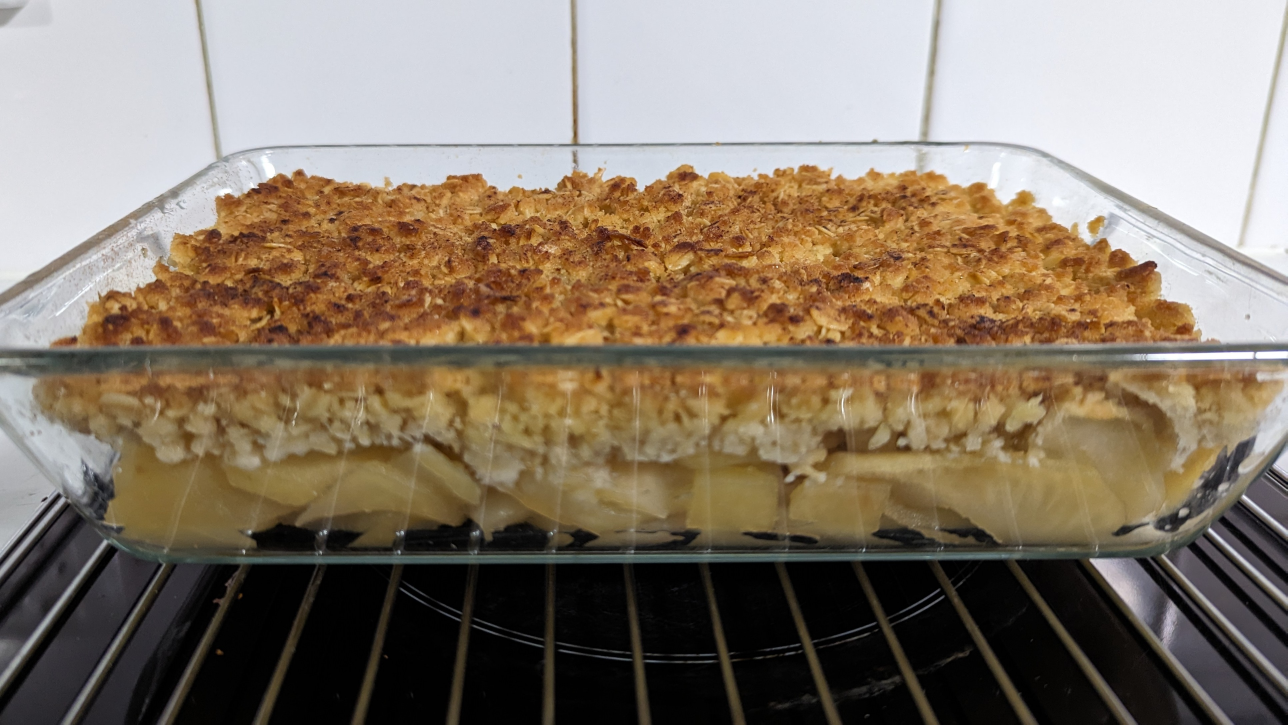
#> input picture recipes/applecrumble/images/1.jpg, 3862 x 2173 px (shown at 1/3 size)
$ python tidy_images.py
#> lines starting #> are read from the running program, lines starting #| are printed output that depends on the picture
#keeps the recipe images tidy: no .gitkeep beside other files, photos no bigger than print needs
from pathlib import Path
from PIL import Image, ImageOps

#longest side in pixels: 300 dpi across the book's 180mm main photo, step photos are far smaller
LIMITS = {'main.jpg': 2126}
STEP_LIMIT = 1200

for keep in Path('recipes').glob('*/images/.gitkeep'):
    if any(p != keep for p in keep.parent.iterdir()):
        keep.unlink()

for path in Path('recipes').glob('*/images/*.jpg'):
    im = ImageOps.exif_transpose(Image.open(path))
#> im is the input picture: PIL image 3862x2173 RGB; mean R, G, B 135.9, 122.1, 106.1
    limit = LIMITS.get(path.name, STEP_LIMIT)
    if max(im.size) > limit:
        im.thumbnail((limit, limit), Image.LANCZOS)
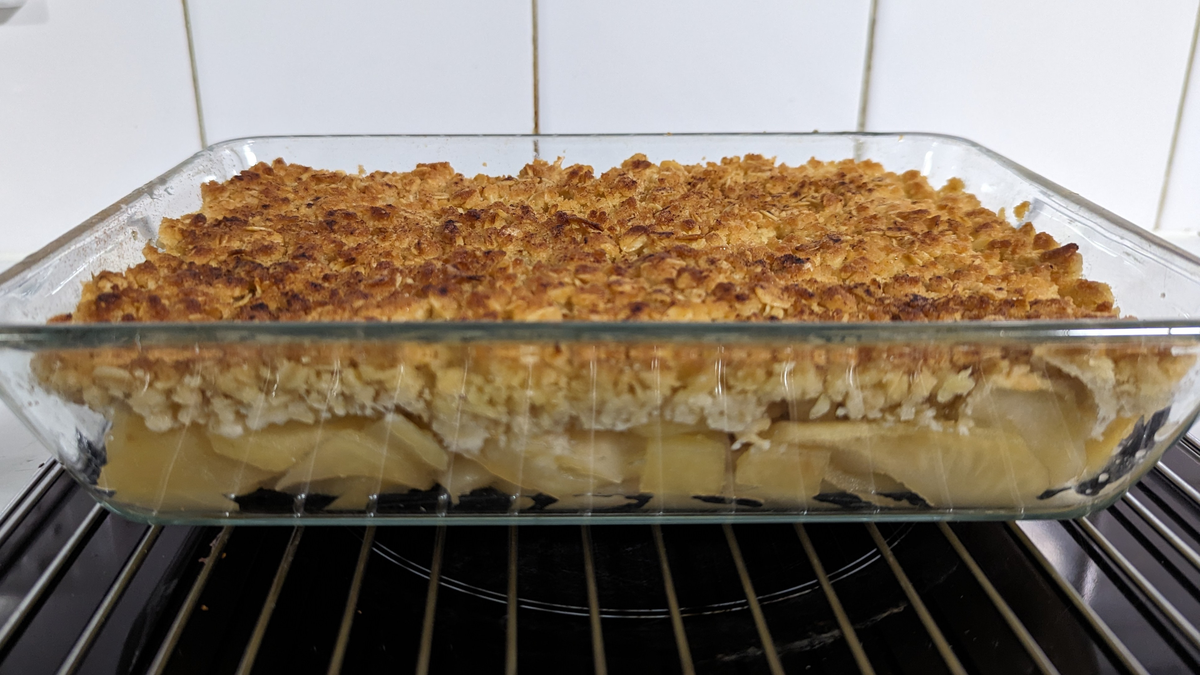
#> im: PIL image 1200x675 RGB; mean R, G, B 135.9, 122.1, 106.1
        im.save(path, quality=90, optimize=True, icc_profile=im.info.get('icc_profile'))
        print('%s: %dx%d' % (path, *im.size))
#| recipes/applecrumble/images/1.jpg: 1200x675
